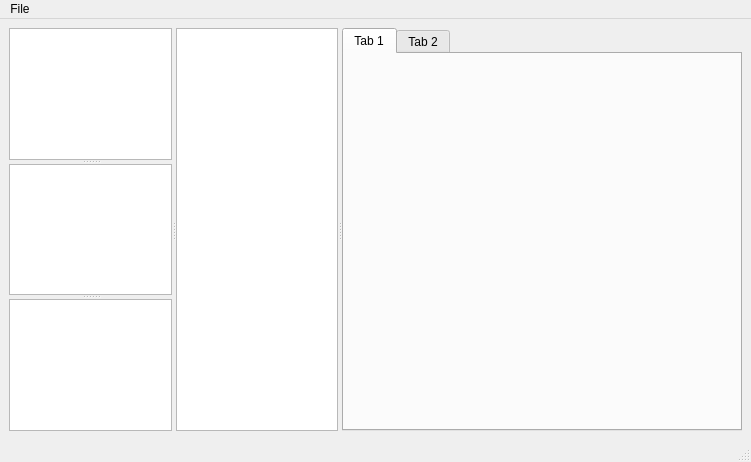
<ui version="4.0" >
 <class>MainWindow</class>
 <widget class="QMainWindow" name="MainWindow" >
  <property name="geometry" >
   <rect>
    <x>0</x>
    <y>0</y>
    <width>751</width>
    <height>462</height>
   </rect>
  </property>
  <property name="windowTitle" >
   <string>SagaEngine asset editor</string>
  </property>
  <widget class="QWidget" name="centralwidget" >
   <layout class="QVBoxLayout" >
    <property name="margin" >
     <number>9</number>
    </property>
    <property name="spacing" >
     <number>6</number>
    </property>
    <item>
     <widget class="QSplitter" name="splitter_2" >
      <property name="orientation" >
       <enum>Qt::Horizontal</enum>
      </property>
      <widget class="QSplitter" name="splitter" >
       <property name="sizePolicy" >
        <sizepolicy>
         <hsizetype>5</hsizetype>
         <vsizetype>5</vsizetype>
         <horstretch>0</horstretch>
         <verstretch>0</verstretch>
        </sizepolicy>
       </property>
       <property name="orientation" >
        <enum>Qt::Vertical</enum>
       </property>
       <widget class="QTreeView" name="files" >
        <property name="toolTip" >
         <string>Files</string>
        </property>
       </widget>
       <widget class="QTreeView" name="levels" >
        <property name="toolTip" >
         <string>Levels</string>
        </property>
       </widget>
       <widget class="QTreeView" name="types" >
        <property name="toolTip" >
         <string>Types</string>
        </property>
       </widget>
      </widget>
      <widget class="QListView" name="entities" >
       <property name="sizePolicy" >
        <sizepolicy>
         <hsizetype>5</hsizetype>
         <vsizetype>5</vsizetype>
         <horstretch>0</horstretch>
         <verstretch>0</verstretch>
        </sizepolicy>
       </property>
      </widget>
      <widget class="QTabWidget" name="tabWidget" >
       <property name="minimumSize" >
        <size>
         <width>400</width>
         <height>0</height>
        </size>
       </property>
       <property name="baseSize" >
        <size>
         <width>0</width>
         <height>0</height>
        </size>
       </property>
       <property name="currentIndex" >
        <number>0</number>
       </property>
       <widget class="QWidget" name="propertyPane" >
        <attribute name="title" >
         <string>Tab 1</string>
        </attribute>
        <layout class="QVBoxLayout" >
         <property name="margin" >
          <number>9</number>
         </property>
         <property name="spacing" >
          <number>6</number>
         </property>
        </layout>
       </widget>
       <widget class="QWidget" name="tab_4" >
        <attribute name="title" >
         <string>Tab 2</string>
        </attribute>
        <layout class="QVBoxLayout" >
         <property name="margin" >
          <number>9</number>
         </property>
         <property name="spacing" >
          <number>6</number>
         </property>
         <item>
          <widget class="QTextEdit" name="sourceEditor" />
         </item>
        </layout>
       </widget>
      </widget>
     </widget>
    </item>
   </layout>
  </widget>
  <widget class="QMenuBar" name="menubar" >
   <property name="geometry" >
    <rect>
     <x>0</x>
     <y>0</y>
     <width>751</width>
     <height>25</height>
    </rect>
   </property>
   <widget class="QMenu" name="menuFile" >
    <property name="title" >
     <string>File</string>
    </property>
    <addaction name="actionNew" />
    <addaction name="actionOpen" />
    <addaction name="actionRecent_Forms" />
    <addaction name="separator" />
    <addaction name="actionSave" />
    <addaction name="separator" />
    <addaction name="actionImport" />
   </widget>
   <addaction name="menuFile" />
  </widget>
  <widget class="QStatusBar" name="statusbar" />
  <action name="actionOpen" >
   <property name="text" >
    <string>Open</string>
   </property>
  </action>
  <action name="actionRecent_Forms" >
   <property name="text" >
    <string>Recent</string>
   </property>
  </action>
  <action name="actionNew" >
   <property name="text" >
    <string>New</string>
   </property>
  </action>
  <action name="actionSave" >
   <property name="text" >
    <string>Save</string>
   </property>
  </action>
  <action name="actionImport" >
   <property name="text" >
    <string>Import</string>
   </property>
  </action>
 </widget>
 <resources/>
 <connections/>
</ui>
